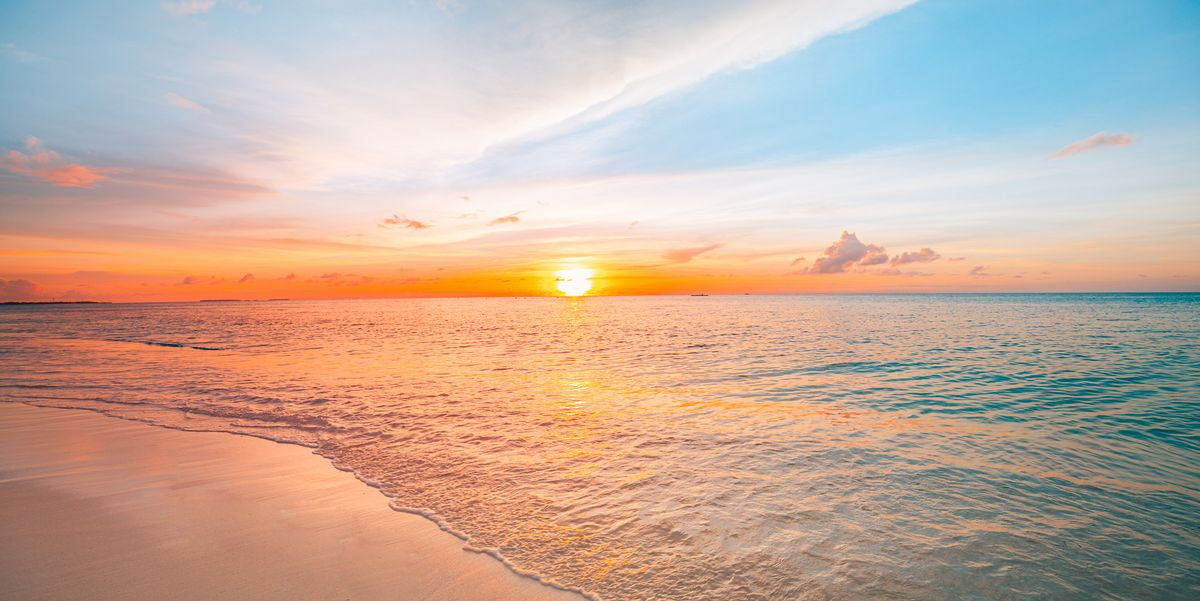
#> input picture codes/hist/images/sunset.jpg, 1200 x 601 px
$ python histogram.py
#> lines starting #> are read from the running program, lines starting #| are printed output that depends on the picture
import cv2
import numpy as np
from matplotlib import pyplot as plt

# Load the image in grayscale
img = cv2.imread('./images/sunset.jpg', cv2.IMREAD_GRAYSCALE)
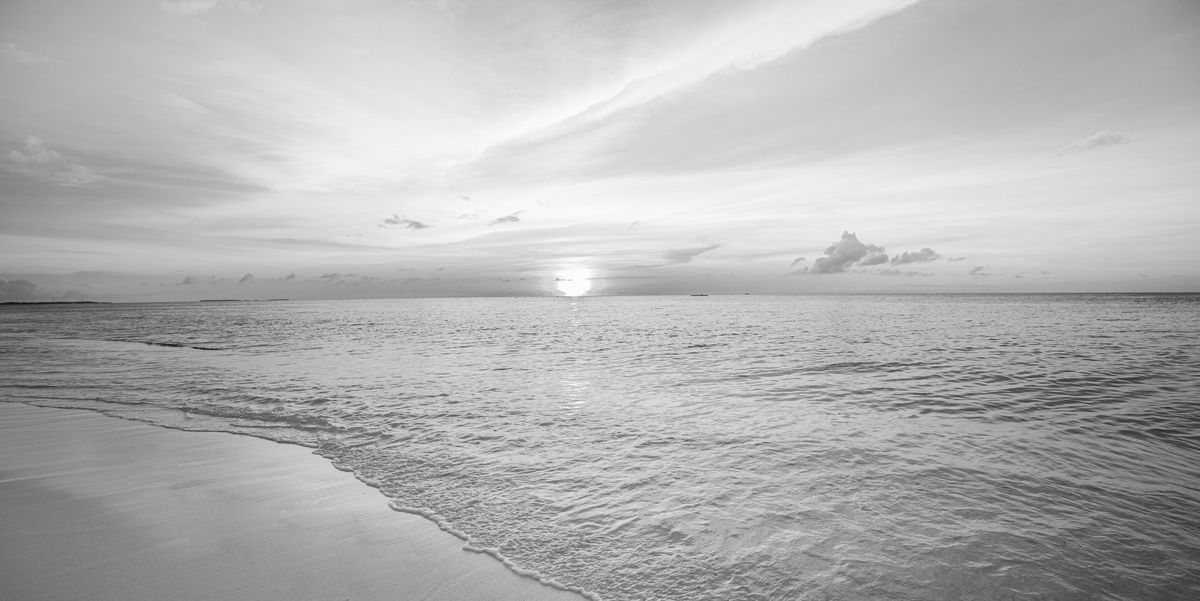
#> img: shape (601, 1200); min 11, max 255, mean 178.2

# Calculate histogram
hist, bins = np.histogram(img.flatten(), 256, [0, 256])
#> hist = 256 values, max 7931 at index 199, min 0 at index 0, mean 2817.2; bins = 257 values from 0 to 256

# Plot the histogram
plt.subplot(121)
plt.hist(img.flatten(), 256, [0, 256], color='gray')
plt.xlim([0, 256])
plt.xlabel('Tones')
plt.ylabel('Pixel count')

# Display the image
plt.subplot(122)
plt.imshow(img, cmap='gray')
plt.xticks([]), plt.yticks([])

# Show the plot
plt.show()
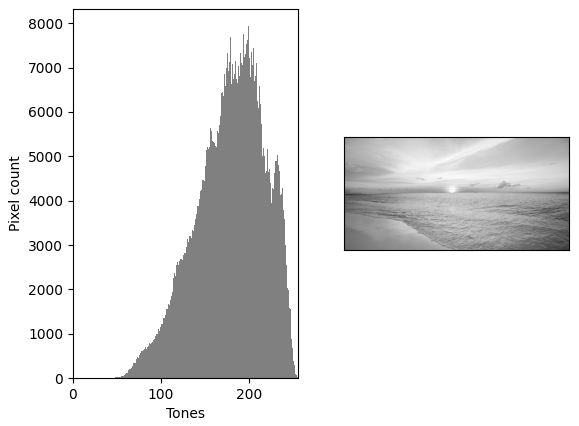
#> figure drawn by matplotlib, 2 panels; panel 1: tallest bar 7931 high, from x = 199 to 200

$ run again, with codes/hist/images/bright.jpeg copied over codes/hist/images/sunset.jpg
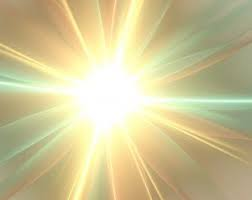
#> input picture codes/hist/images/bright.jpeg, 252 x 200 px
#> `img = cv2.imread('./images/sunset.jpg', cv2.IMREAD_GRAYSCALE)`:
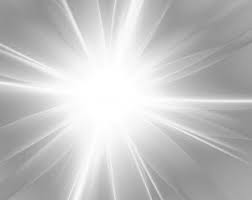
#> img: shape (200, 252); min 136, max 255, mean 194.1
#> hist = 256 values, max 1750 at index 255, min 0 at index 0, mean 196.9; bins = 257 values from 0 to 256
#> `plt.show()`:
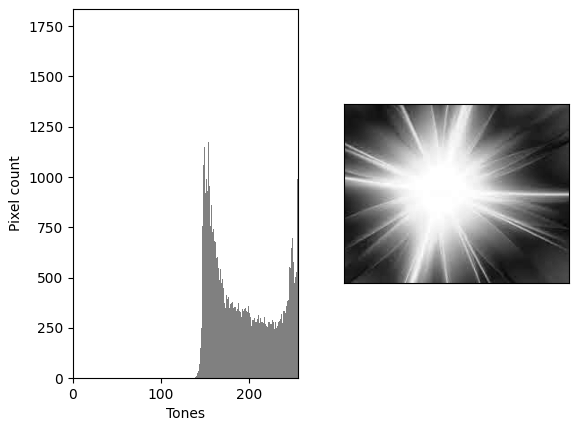
#> figure drawn by matplotlib, 2 panels; panel 1: tallest bar 1750 high, from x = 255 to 256
